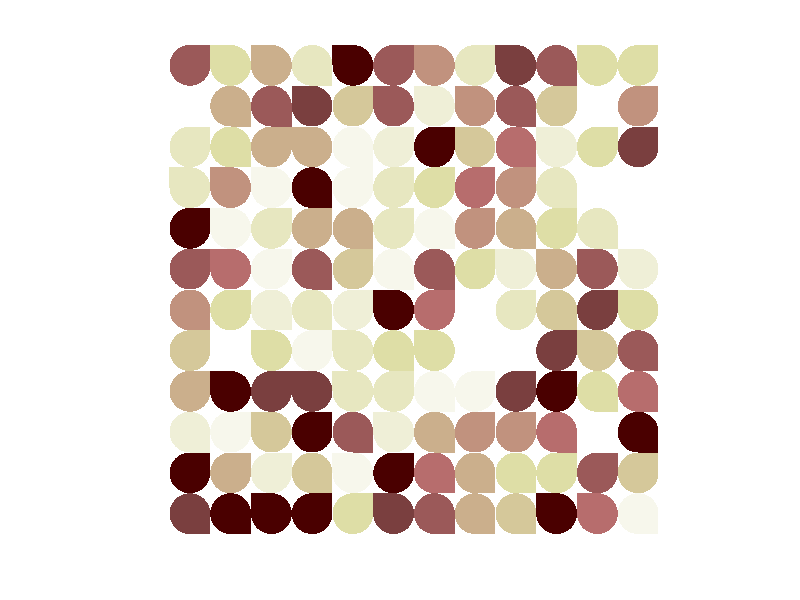

The MATLAB script that drew this image:
%Pattern1
function pattern2
total=12;

%cmap=spring(total);
cmap=pink(total);
%cmap=1-autumn(total);
len=total;
 for m=total:-1:1
     for n=1:total       
          c=ceil(1+(4-1)*rand);
          switch c
              case 1   
                [x,y]=leaf(1);
                patch(x+2*n,y+2*m,cmap(randindex(len),:),'edgecolor','none');
              case 2
                [x,y]=leaf(2);
                patch(x-min(x)+2*n,y+2*m,cmap(randindex(len),:),'edgecolor','none');
              case 3
                [x,y]=leaf(3);
                patch(x+2*n,y-min(y)+2*m,cmap(randindex(len),:),'edgecolor','none');
              case 4
                [x,y]=leaf(4);
                patch(x-min(x)+2*n,y-min(y)+2*m,cmap(randindex(len),:),'edgecolor','none');
          end
     end
 end


axis equal off

function ind=randindex(len)
    ind = ceil(len*rand);
%randindex end here    

function [x,y]=leaf(c)

    switch c
        case 1
            t=-pi/2:1/(10*pi):pi;
            [x,y]=pol2cart(t,1);
            x=[0 x+1];
            y=[0 y+1];
        case 2
            t=0:1/(10*pi):1.5*pi;
            [x,y]=pol2cart(t,1);
            x=[0 x-1];
            y=[0 y+1];
        case 3
            t=pi:1/(10*pi):2.5*pi;
            [x,y]=pol2cart(t,1);
            x=[0 x+1];
            y=[0 y-1];
        case 4
            t=pi/2:1/(10*pi):2*pi;
            [x,y]=pol2cart(t,1);
            x=[0 x-1];
            y=[0 y-1];    
    end
